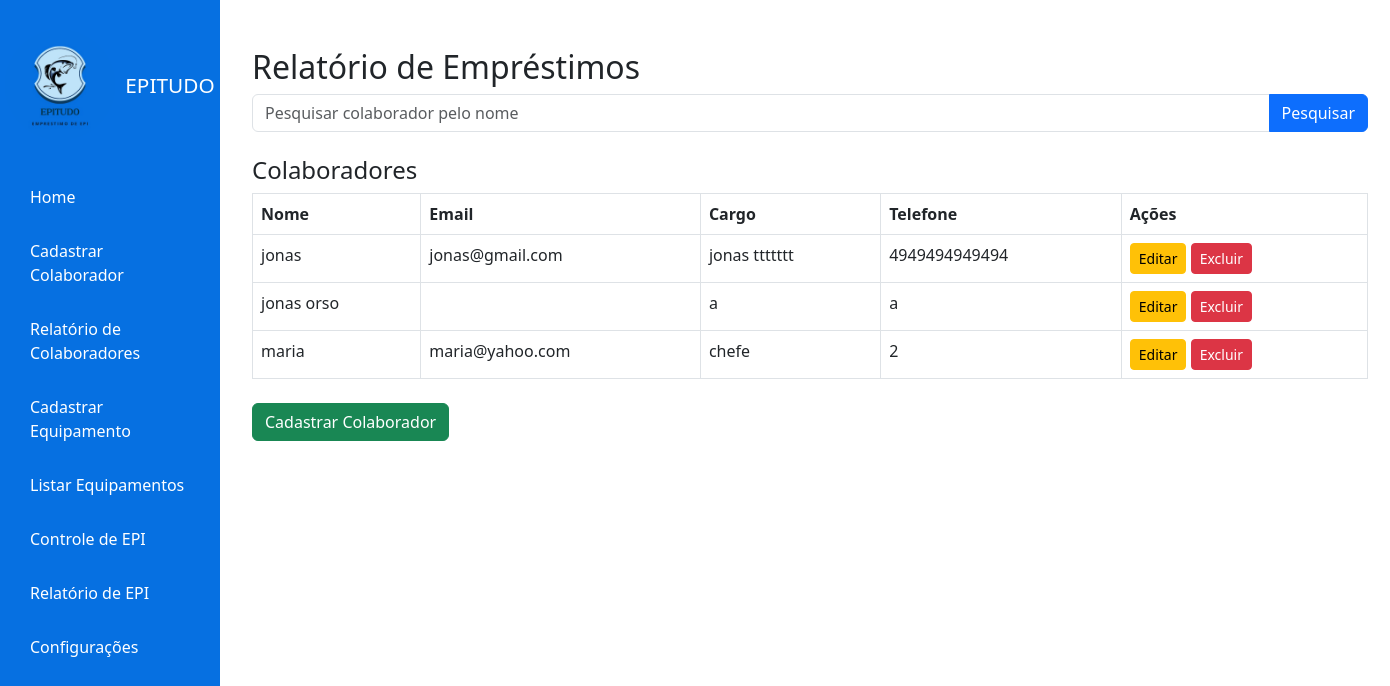
The page /relatorio/ on the database as committed earlier.
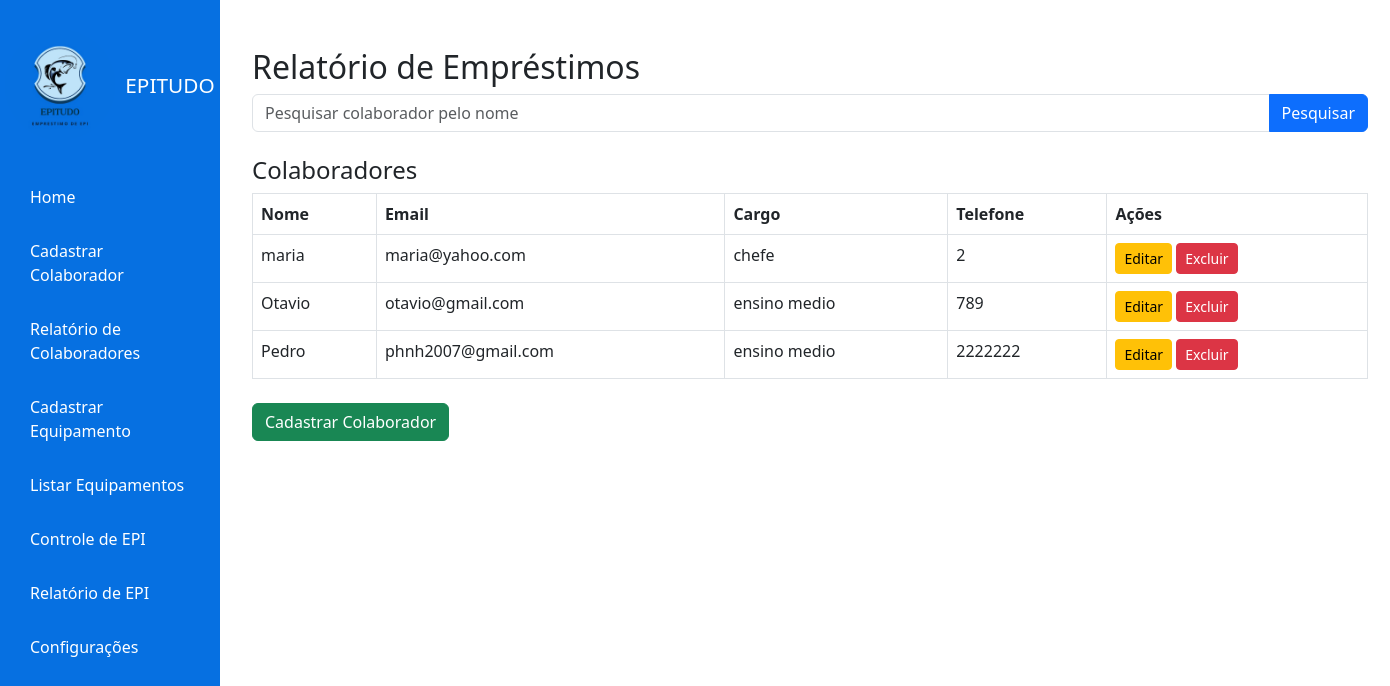
The same page on the database as committed later.
### home/models.py (models this page shows, shortened)
class Colaborador(models.Model):
	nome = models.CharField(max_length=100)
	email = models.EmailField(blank=True)
	foto = models.URLField(blank=True)
	cargo = models.CharField(max_length=50, blank=True)
	telefone = models.CharField(max_length=20, blank=True)

### home/views.py (the view)
# urls.py: path('relatorio/', relatorio, name='relatorio'),
def relatorio(request):
	nome = request.GET.get('nome', '')
	colaboradores = Colaborador.objects.filter(nome__icontains=nome) if nome else Colaborador.objects.all()
	emprestimos = Emprestimo.objects.filter(colaborador__in=colaboradores)
	return render(request, 'home/relatorio.html', {
		'colaboradores': colaboradores,
		'emprestimos': emprestimos,
		'nome': nome
	})

### home/templates/home/relatorio.html (shortened to what this page needs)
{% load static %}
<!DOCTYPE html>
<html lang="pt-br">
<head>
    <link href="https://cdn.jsdelivr.net/npm/bootstrap@5.3.0/dist/css/bootstrap.min.css" rel="stylesheet">
</head>
<body>
<div class="sidebar" style="width:220px;background:#0670e1;color:#fff;height:100vh;position:fixed;top:0;left:0;display:flex;flex-direction:column;padding-top:30px;">
    <div style="display:flex;align-items:center;justify-content:center;gap:10px;margin-bottom:30px;">
    <img src="{% static 'img/logo.jpeg' %}" alt="Logo" style="width:110px;height:110px;border-radius:50%;">
        <h2 style="margin:0;font-size:1.3em;">EPITUDO</h2>
    </div>
    <a href="/" style="color:#fff;text-decoration:none;padding:15px 30px;display:block;"> Home</a>
    <a href="/colaboradores/cadastrar/" style="color:#fff;text-decoration:none;padding:15px 30px;display:block;"> Cadastrar Colaborador</a>
    <a href="/relatorio/" style="color:#fff;text-decoration:none;padding:15px 30px;display:block;"> Relatório de Colaboradores</a>
    <a href="/equipamentos/cadastrar/" style="color:#fff;text-decoration:none;padding:15px 30px;display:block;"> Cadastrar Equipamento</a>
    <a href="/equipamentos/listar/" style="color:#fff;text-decoration:none;padding:15px 30px;display:block;"> Listar Equipamentos</a>
    <a href="/controle-epi/" style="color:#fff;text-decoration:none;padding:15px 30px;display:block;"> Controle de EPI</a>
    <a href="/relatorio-epi/" style="color:#fff;text-decoration:none;padding:15px 30px;display:block;"> Relatório de EPI</a>
    <a href="#" style="color:#fff;text-decoration:none;padding:15px 30px;display:block;"> Configurações</a>
</div>
    <div class="container mt-5" style="margin-left:240px;">
        <h2>Relatório de Empréstimos</h2>
        <form method="get" class="mb-4">
            <div class="input-group">
                <input type="text" name="nome" class="form-control" placeholder="Pesquisar colaborador pelo nome" value="{{ nome }}">
                <button type="submit" class="btn btn-primary">Pesquisar</button>
            </div>
        </form>
        <h4>Colaboradores</h4>
        <table class="table table-bordered table-hover mb-4">
            <thead>
                <tr>
                    <th>Nome</th>
                    <th>Email</th>
                    <th>Cargo</th>
                    <th>Telefone</th>
                    <th>Ações</th>
                </tr>
            </thead>
            <tbody>
                {% for colaborador in colaboradores %}
                <tr>
                    <td>{{ colaborador.nome }}</td>
                    <td>{{ colaborador.email }}</td>
                    <td>{{ colaborador.cargo }}</td>
                    <td>{{ colaborador.telefone }}</td>
                    <td>
                        <a href="/colaboradores/{{ colaborador.id }}/editar/" class="btn btn-sm btn-warning">Editar</a>
                        <a href="/colaboradores/{{ colaborador.id }}/excluir/" class="btn btn-sm btn-danger">Excluir</a>
                    </td>
                </tr>
                {% empty %}
                <tr>
                    <td colspan="5" class="text-center">Nenhum colaborador encontrado.</td>
                </tr>
                {% endfor %}
            </tbody>
        </table>
        <a href="/colaboradores/cadastrar/" class="btn btn-success">Cadastrar Colaborador</a>
    </div>
</body>
</html>

Rows that differ between the two databases and show on the page:
removed Colaborador: nome "jonas", email "jonas@gmail.com", cargo "jonas ttttttt", telefone "4949494949494"
removed Colaborador: nome "jonas orso", cargo "a", telefone "a"
added Colaborador: nome "Otavio", email "otavio@gmail.com", cargo "ensino medio", telefone "789"
added Colaborador: nome "Pedro", email "phnh2007@gmail.com", cargo "ensino medio", telefone "2222222"
